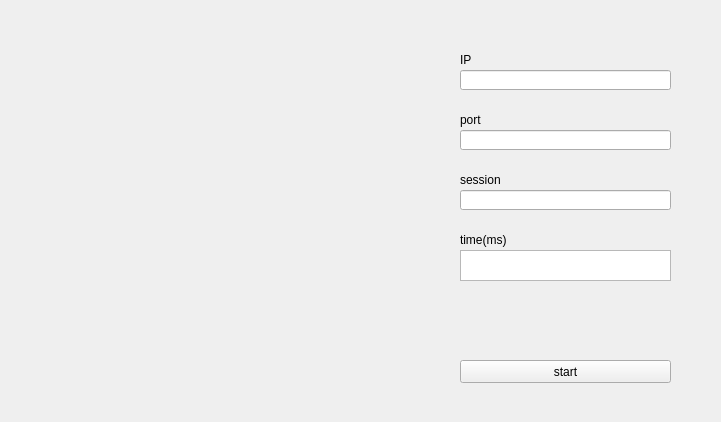
<?xml version="1.0" encoding="UTF-8"?>
<ui version="4.0">
 <class>MainWindow</class>
 <widget class="QMainWindow" name="MainWindow">
  <property name="geometry">
   <rect>
    <x>0</x>
    <y>0</y>
    <width>721</width>
    <height>422</height>
   </rect>
  </property>
  <property name="windowTitle">
   <string>MainWindow</string>
  </property>
  <widget class="QWidget" name="centralWidget">
   <widget class="QWidget" name="widget_1" native="true">
    <property name="geometry">
     <rect>
      <x>440</x>
      <y>30</y>
      <width>241</width>
      <height>361</height>
     </rect>
    </property>
    <widget class="QPushButton" name="start_btn">
     <property name="geometry">
      <rect>
       <x>20</x>
       <y>330</y>
       <width>211</width>
       <height>23</height>
      </rect>
     </property>
     <property name="text">
      <string>start</string>
     </property>
    </widget>
    <widget class="QLineEdit" name="input_ip">
     <property name="geometry">
      <rect>
       <x>20</x>
       <y>40</y>
       <width>211</width>
       <height>20</height>
      </rect>
     </property>
    </widget>
    <widget class="QLineEdit" name="input_port">
     <property name="geometry">
      <rect>
       <x>20</x>
       <y>100</y>
       <width>211</width>
       <height>20</height>
      </rect>
     </property>
    </widget>
    <widget class="QLineEdit" name="input_session">
     <property name="geometry">
      <rect>
       <x>20</x>
       <y>160</y>
       <width>211</width>
       <height>20</height>
      </rect>
     </property>
    </widget>
    <widget class="QLabel" name="label">
     <property name="geometry">
      <rect>
       <x>20</x>
       <y>20</y>
       <width>61</width>
       <height>20</height>
      </rect>
     </property>
     <property name="text">
      <string>IP</string>
     </property>
    </widget>
    <widget class="QLabel" name="label_2">
     <property name="geometry">
      <rect>
       <x>20</x>
       <y>80</y>
       <width>61</width>
       <height>20</height>
      </rect>
     </property>
     <property name="text">
      <string>port</string>
     </property>
    </widget>
    <widget class="QLabel" name="label_3">
     <property name="geometry">
      <rect>
       <x>20</x>
       <y>140</y>
       <width>61</width>
       <height>20</height>
      </rect>
     </property>
     <property name="text">
      <string>session</string>
     </property>
    </widget>
    <widget class="QLabel" name="label_4">
     <property name="geometry">
      <rect>
       <x>20</x>
       <y>200</y>
       <width>81</width>
       <height>20</height>
      </rect>
     </property>
     <property name="text">
      <string>time(ms)</string>
     </property>
    </widget>
    <widget class="QTextBrowser" name="time_output">
     <property name="geometry">
      <rect>
       <x>20</x>
       <y>220</y>
       <width>211</width>
       <height>31</height>
      </rect>
     </property>
    </widget>
   </widget>
  </widget>
 </widget>
 <layoutdefault spacing="6" margin="11"/>
 <resources/>
 <connections/>
</ui>
